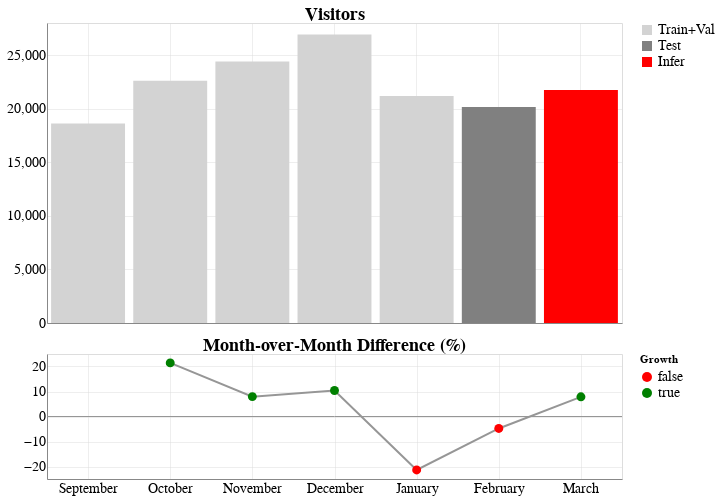
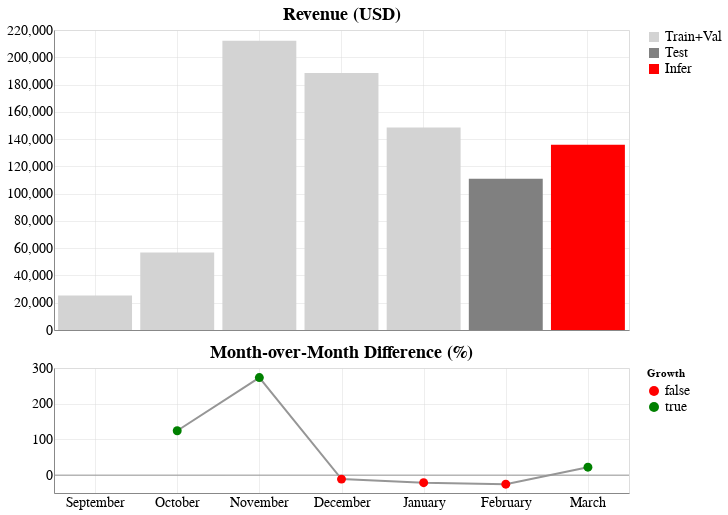

Here is the notebook cell these charts were saved with, in order:
### Markdown cell above
Show plot

### Code cell
ytitle = {
    "visitors": 'Visitors',
    "revenue": 'Revenue (USD)',
    "add_to_cart_rate": "Fraction of Visitors that Added Items to Cart (%)",
    "bounce_rate": "Bounce Rate (%)",
    "conversion_rate": "Conversion Rate (%)",
    "product_clicks_rate": "Product List Clickthrough Rate (%)",
    "time_on_site": "Average time spent on store website (minutes)",
    'pageviews': "Number of pages viewed during visit",
}

for yvar in list(ytitle):
    chart = dh.plot_statistic_bar_chart_combo(
        data=df_monthly_summary,
        yvar=yvar,
        color_by_col="split_type:N",
        colors={"Train+Val": "lightgrey", "Test": "grey", "Infer": "red"},
        marker_size=80,
        marker_colors=['red', 'green'],
        marker_values=[False, True],
        x_axis_sort=df_monthly_summary['month'].tolist(),
        ptitle=ytitle[yvar],
        axis_label_fontsize=14,
        ptitle_vertical_offset=-1,
        fig_size_bars=dict(width=575, height=300),
        fig_size_lines=dict(width=575, height=125),
    )
    display(chart)

### Figure 1 — Vega-Lite specification as saved in the notebook (floating-point values rounded to 4 significant figures)
{"config": {"view": {"continuousWidth": 300, "continuousHeight": 300}, "axis": {"grid": true, "gridOpacity": 0.5, "labelFontSize": 14, "titleFontWeight": "normal"}, "axisX": {"labelAlign": "center", "ticks": false}, "axisY": {"ticks": false}, "concat": {"spacing": 5}, "legend": {"labelFontSize": 14}, "title": {"anchor": "middle", "fontSize": 18, "fontWeight": "bold", "offset": -1}}, "vconcat": [{"data": {"name": "data-eac7cf60481f216896ee7cbf64edd822"}, "mark": {"type": "bar"}, "encoding": {"color": {"field": "split_type", "scale": {"domain": ["Train+Val", "Test", "Infer"], "range": ["lightgrey", "grey", "red"]}, "title": null, "type": "nominal"}, "tooltip": [{"field": "month", "title": "Month", "type": "nominal"}, {"field": "audience_strategy", "title": "Audience Strategy", "type": "nominal"}, {"field": "visitors", "format": ",.2f", "title": "Visitors", "type": "quantitative"}], "x": {"axis": {"labelAngle": 0, "labels": false}, "field": "month", "sort": ["September", "October", "November", "December", "January", "February", "March"], "title": null, "type": "ordinal"}, "y": {"field": "visitors", "title": null, "type": "quantitative"}}, "height": 300, "title": "Visitors", "width": 575}, {"layer": [{"data": {"name": "data-13e1d669e10fb413e85058c548a380ff"}, "mark": {"type": "rule", "color": "#969696"}, "encoding": {"y": {"field": "visitors", "type": "quantitative"}}}, {"data": {"name": "data-eac7cf60481f216896ee7cbf64edd822"}, "mark": {"type": "line", "color": "#darkgrey"}, "encoding": {"tooltip": [{"field": "month", "title": "Month", "type": "nominal"}, {"field": "audience_strategy", "title": "Audience Strategy", "type": "nominal"}, {"field": "visitors_pct_change", "format": ",.2f", "title": "Monthly Change (%)", "type": "quantitative"}, {"field": "visitors_pct_change_gt_0", "title": "Observed Growth", "type": "nominal"}], "x": {"axis": {"labelAngle": 0}, "field": "month", "sort": ["September", "October", "November", "December", "January", "February", "March"], "title": null, "type": "ordinal"}, "y": {"field": "visitors_pct_change", "title": null, "type": "quantitative"}}, "title": "Month-over-Month Difference (%)"}, {"data": {"name": "data-eac7cf60481f216896ee7cbf64edd822"}, "mark": {"type": "point", "filled": true, "opacity": 1, "size": 80}, "encoding": {"color": {"field": "visitors_pct_change_gt_0", "scale": {"domain": [false, true], "range": ["red", "green"]}, "title": "Growth", "type": "nominal"}, "tooltip": [{"field": "month", "title": "Month", "type": "nominal"}, {"field": "audience_strategy", "title": "Audience Strategy", "type": "nominal"}, {"field": "visitors_pct_change", "format": ",.2f", "title": "Monthly Change (%)", "type": "quantitative"}, {"field": "visitors_pct_change_gt_0", "title": "Observed Growth", "type": "nominal"}], "x": {"axis": {"labelAngle": 0}, "field": "month", "sort": ["September", "October", "November", "December", "January", "February", "March"], "title": null, "type": "ordinal"}, "y": {"field": "visitors_pct_change", "title": null, "type": "quantitative"}}}], "height": 125, "width": 575}], "resolve": {"scale": {"color": "independent", "y": "independent"}}, "$schema": "https://vega.github.io/schema/vega-lite/v5.8.0.json", "datasets": {"data-eac7cf60481f216896ee7cbf64edd822": [{"month": "September", "split_type": "Train+Val", "return_purchasers": 515, "revenue": 25350.0, "visitors": 18612, "pageviews": 122012, "time_on_site": 3.155, "audience_strategy": "Multi-Group", "bounce_rate": 30.22, "product_clicks_rate": 1.754, "add_to_cart_rate": 20.47, "conversion_rate": 2.767, "visitors_pct_change": null, "revenue_pct_change": null, "pageviews_pct_change": null, "time_on_site_pct_change": null, "bounce_rate_pct_change": null, "conversion_rate_pct_change": null, "product_clicks_rate_pct_change": null, "add_to_cart_rate_pct_change": null, "visitors_pct_change_gt_0": false, "revenue_pct_change_gt_0": false, "pageviews_pct_change_gt_0": false, "time_on_site_pct_change_gt_0": false, "bounce_rate_pct_change_gt_0": false, "conversion_rate_pct_change_gt_0": false, "product_clicks_rate_pct_change_gt_0": false, "add_to_cart_rate_pct_change_gt_0": false}, {"month": "October", "split_type": "Train+Val", "return_purchasers": 744, "revenue": 56830.0, "visitors": 22603, "pageviews": 137467, "time_on_site": 3.181, "audience_strategy": "Multi-Group", "bounce_rate": 30.67, "product_clicks_rate": 2.974, "add_to_cart_rate": 18.13, "conversion_rate": 3.292, "visitors_pct_change": 21.44, "revenue_pct_change": 124.2, "pageviews_pct_change": 12.67, "time_on_site_pct_change": 0.8023, "bounce_rate_pct_change": 1.509, "conversion_rate_pct_change": 18.96, "product_clicks_rate_pct_change": 69.5, "add_to_cart_rate_pct_change": -11.41, "visitors_pct_change_gt_0": true, "revenue_pct_change_gt_0": true, "pageviews_pct_change_gt_0": true, "time_on_site_pct_change_gt_0": true, "bounce_rate_pct_change_gt_0": true, "conversion_rate_pct_change_gt_0": true, "product_clicks_rate_pct_change_gt_0": true, "add_to_cart_rate_pct_change_gt_0": false}, {"month": "November", "split_type": "Train+Val", "return_purchasers": 1651, "revenue": 212100.0, "visitors": 24400, "pageviews": 162391, "time_on_site": 3.522, "audience_strategy": "Multi-Group", "bounce_rate": 27.09, "product_clicks_rate": 3.285, "add_to_cart_rate": 25.23, "conversion_rate": 6.766, "visitors_pct_change": 7.95, "revenue_pct_change": 273.2, "pageviews_pct_change": 18.13, "time_on_site_pct_change": 10.74, "bounce_rate_pct_change": -11.68, "conversion_rate_pct_change": 105.6, "product_clicks_rate_pct_change": 10.46, "add_to_cart_rate_pct_change": 39.14, "visitors_pct_change_gt_0": true, "revenue_pct_change_gt_0": true, "pageviews_pct_change_gt_0": true, "time_on_site_pct_change_gt_0": true, "bounce_rate_pct_change_gt_0": false, "conversion_rate_pct_change_gt_0": true, "product_clicks_rate_pct_change_gt_0": true, "add_to_cart_rate_pct_change_gt_0": true}, {"month": "December", "split_type": "Train+Val", "return_purchasers": 1340, "revenue": 188500.0, "visitors": 26936, "pageviews": 168928, "time_on_site": 3.387, "audience_strategy": "Multi-Group", "bounce_rate": 29.29, "product_clicks_rate": 3.132, "add_to_cart_rate": 23.51, "conversion_rate": 4.975, "visitors_pct_change": 10.39, "revenue_pct_change": -11.14, "pageviews_pct_change": 4.025, "time_on_site_pct_change": -3.842, "bounce_rate_pct_change": 8.113, "conversion_rate_pct_change": -26.48, "product_clicks_rate_pct_change": -4.635, "add_to_cart_rate_pct_change": -6.811, "visitors_pct_change_gt_0": true, "revenue_pct_change_gt_0": false, "pageviews_pct_change_gt_0": true, "time_on_site_pct_change_gt_0": false, "bounce_rate_pct_change_gt_0": true, "conversion_rate_pct_change_gt_0": false, "product_clicks_rate_pct_change_gt_0": false, "add_to_cart_rate_pct_change_gt_0": false}, {"month": "January", "split_type": "Train+Val", "return_purchasers": 722, "revenue": 148500.0, "visitors": 21177, "pageviews": 125278, "time_on_site": 3.237, "audience_strategy": "Multi-Group", "bounce_rate": 33.04, "product_clicks_rate": 3.095, "add_to_cart_rate": 20.81, "conversion_rate": 3.409, "visitors_pct_change": -21.38, "revenue_pct_change": -21.19, "pageviews_pct_change": -25.84, "time_on_site_pct_change": -4.426, "bounce_rate_pct_change": 12.8, "conversion_rate_pct_change": -31.47, "product_clicks_rate_pct_change": -1.185, "add_to_cart_rate_pct_change": -11.52, "visitors_pct_change_gt_0": false, "revenue_pct_change_gt_0": false, "pageviews_pct_change_gt_0": false, "time_on_site_pct_change_gt_0": false, "bounce_rate_pct_change_gt_0": true, "conversion_rate_pct_change_gt_0": false, "product_clicks_rate_pct_change_gt_0": false, "add_to_cart_rate_pct_change_gt_0": false}, {"month": "February", "split_type": "Test", "return_purchasers": 465, "revenue": 111000.0, "visitors": 20164, "pageviews": 106469, "time_on_site": 2.98, "audience_strategy": "Multi-Group", "bounce_rate": 35.23, "product_clicks_rate": 2.698, "add_to_cart_rate": 18.94, "conversion_rate": 2.306, "visitors_pct_change": -4.783, "revenue_pct_change": -25.3, "pageviews_pct_change": -15.01, "time_on_site_pct_change": -7.939, "bounce_rate_pct_change": 6.63, "conversion_rate_pct_change": -32.36, "product_clicks_rate_pct_change": -12.85, "add_to_cart_rate_pct_change": -8.944, "visitors_pct_change_gt_0": false, "revenue_pct_change_gt_0": false, "pageviews_pct_change_gt_0": false, "time_on_site_pct_change_gt_0": false, "bounce_rate_pct_change_gt_0": true, "conversion_rate_pct_change_gt_0": false, "product_clicks_rate_pct_change_gt_0": false, "add_to_cart_rate_pct_change_gt_0": false}, {"month": "March", "split_type": "Infer", "return_purchasers": null, "revenue": 135800.0, "visitors": 21752, "pageviews": 117350, "time_on_site": 3.199, "audience_strategy": "Multi-Group", "bounce_rate": 33.36, "product_clicks_rate": 2.919, "add_to_cart_rate": 19.68, "conversion_rate": null, "visitors_pct_change": 7.875, "revenue_pct_change": 22.37, "pageviews_pct_change": 10.22, "time_on_site_pct_change": 7.357, "bounce_rate_pct_change": -5.304, "conversion_rate_pct_change": 0.0, "product_clicks_rate_pct_change": 8.224, "add_to_cart_rate_pct_change": 3.862, "visitors_pct_change_gt_0": true, "revenue_pct_change_gt_0": true, "pageviews_pct_change_gt_0": true, "time_on_site_pct_change_gt_0": true, "bounce_rate_pct_change_gt_0": false, "conversion_rate_pct_change_gt_0": false, "product_clicks_rate_pct_change_gt_0": true, "add_to_cart_rate_pct_change_gt_0": true}], "data-13e1d669e10fb413e85058c548a380ff": [{"visitors": 0}]}}

### Figure 2 — Vega-Lite specification as saved in the notebook (floating-point values rounded to 4 significant figures)
{"config": {"view": {"continuousWidth": 300, "continuousHeight": 300}, "axis": {"grid": true, "gridOpacity": 0.5, "labelFontSize": 14, "titleFontWeight": "normal"}, "axisX": {"labelAlign": "center", "ticks": false}, "axisY": {"ticks": false}, "concat": {"spacing": 5}, "legend": {"labelFontSize": 14}, "title": {"anchor": "middle", "fontSize": 18, "fontWeight": "bold", "offset": -1}}, "vconcat": [{"data": {"name": "data-eac7cf60481f216896ee7cbf64edd822"}, "mark": {"type": "bar"}, "encoding": {"color": {"field": "split_type", "scale": {"domain": ["Train+Val", "Test", "Infer"], "range": ["lightgrey", "grey", "red"]}, "title": null, "type": "nominal"}, "tooltip": [{"field": "month", "title": "Month", "type": "nominal"}, {"field": "audience_strategy", "title": "Audience Strategy", "type": "nominal"}, {"field": "revenue", "format": ",.2f", "title": "Revenue", "type": "quantitative"}], "x": {"axis": {"labelAngle": 0, "labels": false}, "field": "month", "sort": ["September", "October", "November", "December", "January", "February", "March"], "title": null, "type": "ordinal"}, "y": {"field": "revenue", "title": null, "type": "quantitative"}}, "height": 300, "title": "Revenue (USD)", "width": 575}, {"layer": [{"data": {"name": "data-b992706e2f353f658a2c5a3edde4b9fd"}, "mark": {"type": "rule", "color": "#969696"}, "encoding": {"y": {"field": "revenue", "type": "quantitative"}}}, {"data": {"name": "data-eac7cf60481f216896ee7cbf64edd822"}, "mark": {"type": "line", "color": "#darkgrey"}, "encoding": {"tooltip": [{"field": "month", "title": "Month", "type": "nominal"}, {"field": "audience_strategy", "title": "Audience Strategy", "type": "nominal"}, {"field": "revenue_pct_change", "format": ",.2f", "title": "Monthly Change (%)", "type": "quantitative"}, {"field": "revenue_pct_change_gt_0", "title": "Observed Growth", "type": "nominal"}], "x": {"axis": {"labelAngle": 0}, "field": "month", "sort": ["September", "October", "November", "December", "January", "February", "March"], "title": null, "type": "ordinal"}, "y": {"field": "revenue_pct_change", "title": null, "type": "quantitative"}}, "title": "Month-over-Month Difference (%)"}, {"data": {"name": "data-eac7cf60481f216896ee7cbf64edd822"}, "mark": {"type": "point", "filled": true, "opacity": 1, "size": 80}, "encoding": {"color": {"field": "revenue_pct_change_gt_0", "scale": {"domain": [false, true], "range": ["red", "green"]}, "title": "Growth", "type": "nominal"}, "tooltip": [{"field": "month", "title": "Month", "type": "nominal"}, {"field": "audience_strategy", "title": "Audience Strategy", "type": "nominal"}, {"field": "revenue_pct_change", "format": ",.2f", "title": "Monthly Change (%)", "type": "quantitative"}, {"field": "revenue_pct_change_gt_0", "title": "Observed Growth", "type": "nominal"}], "x": {"axis": {"labelAngle": 0}, "field": "month", "sort": ["September", "October", "November", "December", "January", "February", "March"], "title": null, "type": "ordinal"}, "y": {"field": "revenue_pct_change", "title": null, "type": "quantitative"}}}], "height": 125, "width": 575}], "resolve": {"scale": {"color": "independent", "y": "independent"}}, "$schema": "https://vega.github.io/schema/vega-lite/v5.8.0.json", "datasets": {"data-eac7cf60481f216896ee7cbf64edd822": [{"month": "September", "split_type": "Train+Val", "return_purchasers": 515, "revenue": 25350.0, "visitors": 18612, "pageviews": 122012, "time_on_site": 3.155, "audience_strategy": "Multi-Group", "bounce_rate": 30.22, "product_clicks_rate": 1.754, "add_to_cart_rate": 20.47, "conversion_rate": 2.767, "visitors_pct_change": null, "revenue_pct_change": null, "pageviews_pct_change": null, "time_on_site_pct_change": null, "bounce_rate_pct_change": null, "conversion_rate_pct_change": null, "product_clicks_rate_pct_change": null, "add_to_cart_rate_pct_change": null, "visitors_pct_change_gt_0": false, "revenue_pct_change_gt_0": false, "pageviews_pct_change_gt_0": false, "time_on_site_pct_change_gt_0": false, "bounce_rate_pct_change_gt_0": false, "conversion_rate_pct_change_gt_0": false, "product_clicks_rate_pct_change_gt_0": false, "add_to_cart_rate_pct_change_gt_0": false}, {"month": "October", "split_type": "Train+Val", "return_purchasers": 744, "revenue": 56830.0, "visitors": 22603, "pageviews": 137467, "time_on_site": 3.181, "audience_strategy": "Multi-Group", "bounce_rate": 30.67, "product_clicks_rate": 2.974, "add_to_cart_rate": 18.13, "conversion_rate": 3.292, "visitors_pct_change": 21.44, "revenue_pct_change": 124.2, "pageviews_pct_change": 12.67, "time_on_site_pct_change": 0.8023, "bounce_rate_pct_change": 1.509, "conversion_rate_pct_change": 18.96, "product_clicks_rate_pct_change": 69.5, "add_to_cart_rate_pct_change": -11.41, "visitors_pct_change_gt_0": true, "revenue_pct_change_gt_0": true, "pageviews_pct_change_gt_0": true, "time_on_site_pct_change_gt_0": true, "bounce_rate_pct_change_gt_0": true, "conversion_rate_pct_change_gt_0": true, "product_clicks_rate_pct_change_gt_0": true, "add_to_cart_rate_pct_change_gt_0": false}, {"month": "November", "split_type": "Train+Val", "return_purchasers": 1651, "revenue": 212100.0, "visitors": 24400, "pageviews": 162391, "time_on_site": 3.522, "audience_strategy": "Multi-Group", "bounce_rate": 27.09, "product_clicks_rate": 3.285, "add_to_cart_rate": 25.23, "conversion_rate": 6.766, "visitors_pct_change": 7.95, "revenue_pct_change": 273.2, "pageviews_pct_change": 18.13, "time_on_site_pct_change": 10.74, "bounce_rate_pct_change": -11.68, "conversion_rate_pct_change": 105.6, "product_clicks_rate_pct_change": 10.46, "add_to_cart_rate_pct_change": 39.14, "visitors_pct_change_gt_0": true, "revenue_pct_change_gt_0": true, "pageviews_pct_change_gt_0": true, "time_on_site_pct_change_gt_0": true, "bounce_rate_pct_change_gt_0": false, "conversion_rate_pct_change_gt_0": true, "product_clicks_rate_pct_change_gt_0": true, "add_to_cart_rate_pct_change_gt_0": true}, {"month": "December", "split_type": "Train+Val", "return_purchasers": 1340, "revenue": 188500.0, "visitors": 26936, "pageviews": 168928, "time_on_site": 3.387, "audience_strategy": "Multi-Group", "bounce_rate": 29.29, "product_clicks_rate": 3.132, "add_to_cart_rate": 23.51, "conversion_rate": 4.975, "visitors_pct_change": 10.39, "revenue_pct_change": -11.14, "pageviews_pct_change": 4.025, "time_on_site_pct_change": -3.842, "bounce_rate_pct_change": 8.113, "conversion_rate_pct_change": -26.48, "product_clicks_rate_pct_change": -4.635, "add_to_cart_rate_pct_change": -6.811, "visitors_pct_change_gt_0": true, "revenue_pct_change_gt_0": false, "pageviews_pct_change_gt_0": true, "time_on_site_pct_change_gt_0": false, "bounce_rate_pct_change_gt_0": true, "conversion_rate_pct_change_gt_0": false, "product_clicks_rate_pct_change_gt_0": false, "add_to_cart_rate_pct_change_gt_0": false}, {"month": "January", "split_type": "Train+Val", "return_purchasers": 722, "revenue": 148500.0, "visitors": 21177, "pageviews": 125278, "time_on_site": 3.237, "audience_strategy": "Multi-Group", "bounce_rate": 33.04, "product_clicks_rate": 3.095, "add_to_cart_rate": 20.81, "conversion_rate": 3.409, "visitors_pct_change": -21.38, "revenue_pct_change": -21.19, "pageviews_pct_change": -25.84, "time_on_site_pct_change": -4.426, "bounce_rate_pct_change": 12.8, "conversion_rate_pct_change": -31.47, "product_clicks_rate_pct_change": -1.185, "add_to_cart_rate_pct_change": -11.52, "visitors_pct_change_gt_0": false, "revenue_pct_change_gt_0": false, "pageviews_pct_change_gt_0": false, "time_on_site_pct_change_gt_0": false, "bounce_rate_pct_change_gt_0": true, "conversion_rate_pct_change_gt_0": false, "product_clicks_rate_pct_change_gt_0": false, "add_to_cart_rate_pct_change_gt_0": false}, {"month": "February", "split_type": "Test", "return_purchasers": 465, "revenue": 111000.0, "visitors": 20164, "pageviews": 106469, "time_on_site": 2.98, "audience_strategy": "Multi-Group", "bounce_rate": 35.23, "product_clicks_rate": 2.698, "add_to_cart_rate": 18.94, "conversion_rate": 2.306, "visitors_pct_change": -4.783, "revenue_pct_change": -25.3, "pageviews_pct_change": -15.01, "time_on_site_pct_change": -7.939, "bounce_rate_pct_change": 6.63, "conversion_rate_pct_change": -32.36, "product_clicks_rate_pct_change": -12.85, "add_to_cart_rate_pct_change": -8.944, "visitors_pct_change_gt_0": false, "revenue_pct_change_gt_0": false, "pageviews_pct_change_gt_0": false, "time_on_site_pct_change_gt_0": false, "bounce_rate_pct_change_gt_0": true, "conversion_rate_pct_change_gt_0": false, "product_clicks_rate_pct_change_gt_0": false, "add_to_cart_rate_pct_change_gt_0": false}, {"month": "March", "split_type": "Infer", "return_purchasers": null, "revenue": 135800.0, "visitors": 21752, "pageviews": 117350, "time_on_site": 3.199, "audience_strategy": "Multi-Group", "bounce_rate": 33.36, "product_clicks_rate": 2.919, "add_to_cart_rate": 19.68, "conversion_rate": null, "visitors_pct_change": 7.875, "revenue_pct_change": 22.37, "pageviews_pct_change": 10.22, "time_on_site_pct_change": 7.357, "bounce_rate_pct_change": -5.304, "conversion_rate_pct_change": 0.0, "product_clicks_rate_pct_change": 8.224, "add_to_cart_rate_pct_change": 3.862, "visitors_pct_change_gt_0": true, "revenue_pct_change_gt_0": true, "pageviews_pct_change_gt_0": true, "time_on_site_pct_change_gt_0": true, "bounce_rate_pct_change_gt_0": false, "conversion_rate_pct_change_gt_0": false, "product_clicks_rate_pct_change_gt_0": true, "add_to_cart_rate_pct_change_gt_0": true}], "data-b992706e2f353f658a2c5a3edde4b9fd": [{"revenue": 0}]}}
